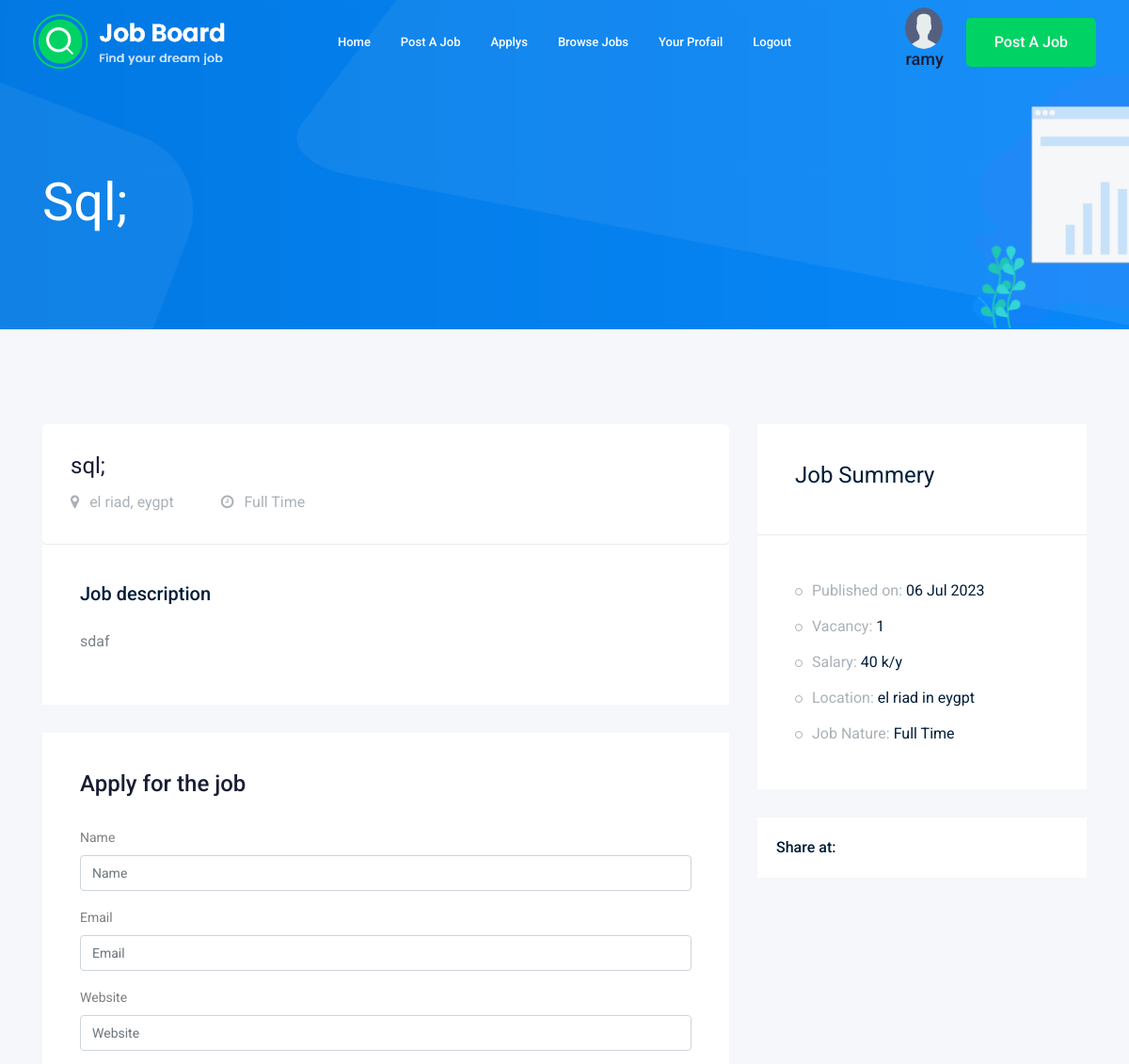
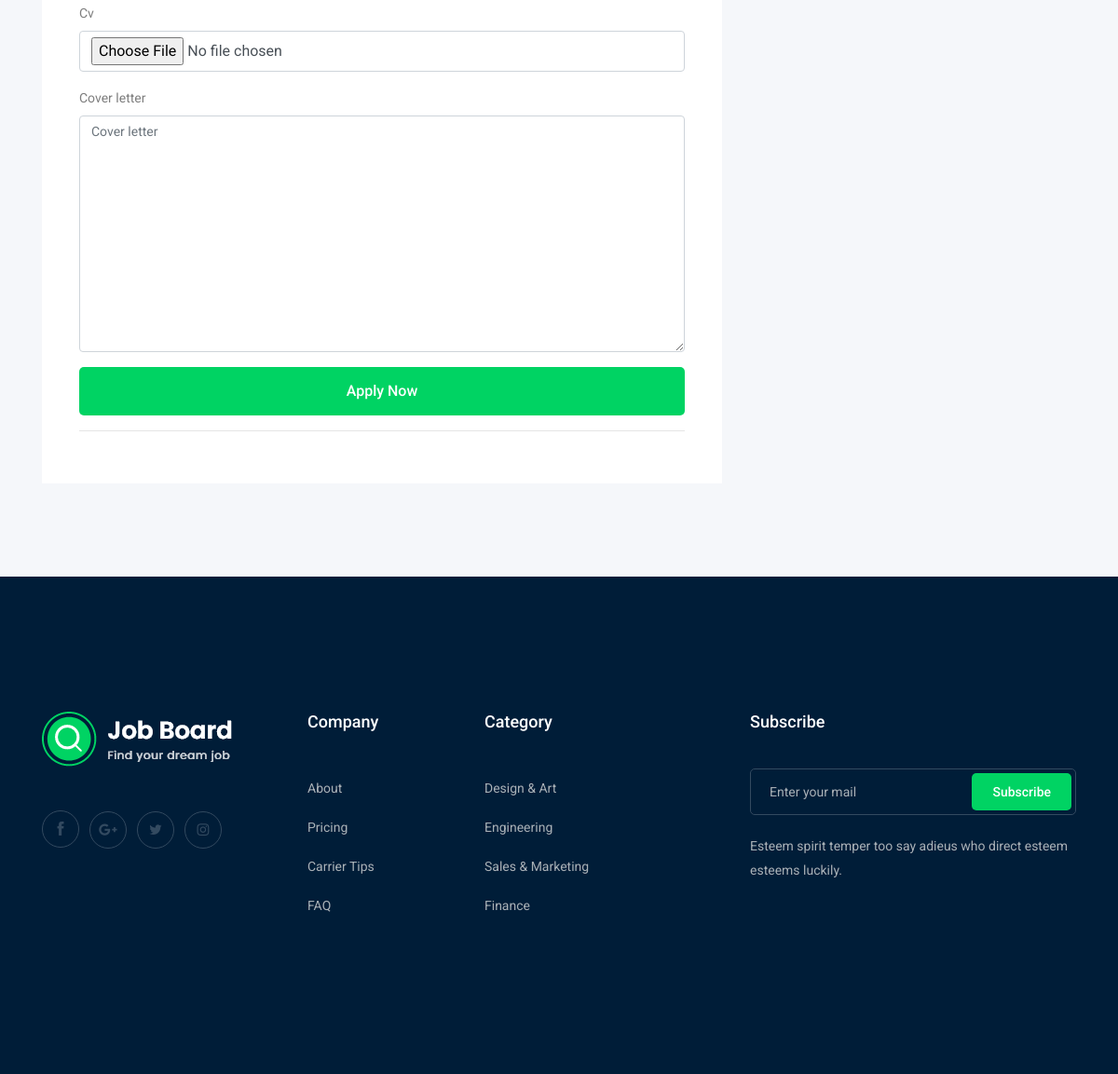
Page /jobs/sql/ (signed in) on the committed database (2 pictures, top to bottom).
### job/models.py (models this page shows, shortened)
class Job (models.Model):
    owner=models.ForeignKey(User, related_name='job_owner', on_delete=models.CASCADE)
    title=models.CharField(max_length=50)
    city = models.CharField(max_length=50)
    Country= models.CharField(max_length=50)
    jop_type=models.CharField(max_length=20,choices=JOB_TYPE)
    description=models.TextField(max_length=1000,default='')
    Published_at=models.DateField(auto_now=True)
    Vacancy=models.IntegerField(max_length=500,default=1)
    Salary=models.IntegerField(default=0)
    experience=models.IntegerField(default=1)
    category=models.ForeignKey('Category',on_delete=models.CASCADE)
    slug=models.SlugField(null=True,blank=True)

### job/views.py (the view)
# urls.py: path('<str:slug>/', views.job_details,name='job_details'),
@login_required
def job_details(request, slug):
    job_details=Job.objects.get(slug=slug)
    if request.method == 'POST':
        form=ApplyForm(request.POST,request.FILES)
        if form.is_valid():
            my_form=form.save(commit=False)
            my_form.job=job_details
            my_form.owner=request.user
            my_form.owner_job=job_details.owner
            my_form=form.save()
            return redirect ('job_list')
    else:
        form=ApplyForm()
    context={"jobs":job_details,'Aform':form}
    return render(request,'job/job_details.html',context)

### job/form.py
class ApplyForm(forms.ModelForm):
    class Meta :
        model=Apply
        fields=['name','email','website','cv','cover_letter']

### job/templates/job/job_details.html (shortened to what this page needs)
{% extends 'base.html' %}
{% load bootstrap4 %}
{% load social_share %}
{% block body %}
<div class="bradcam_area bradcam_bg_1">
    <div class="container">
        <div class="row">
            <div class="col-xl-12">
                <div class="bradcam_text">
                    <h3>{{jobs.title}}</h3>
                </div>
            </div>
        </div>
    </div>
</div>
<div class="job_details_area">
    <div class="container">
        <div class="row">
            <div class="col-lg-8">
                <div class="job_details_header">
                    <div class="single_jobs white-bg d-flex justify-content-between">
                        <div class="jobs_left d-flex align-items-center">
                            <div class="jobs_conetent">
                                <a href="#">
                                    <h4>{{jobs.title}}</h4>
                                </a>
                                <div class="links_locat d-flex align-items-center">
                                    <div class="location">
                                        <p> <i class="fa fa-map-marker"></i> {{jobs.city}}, {{jobs.Country}}</p>
                                    </div>
                                    <div class="location">
                                        <p> <i class="fa fa-clock-o"></i> {{jobs.jop_type}}</p>
                                    </div>
                                </div>
                            </div>
                        </div>
                    </div>
                </div>
                <div class="descript_wrap white-bg">
                    <div class="single_wrap">
                        <h4>Job description</h4>
                        <p> {{jobs.description}} </p>
                    </div>
                </div>
                <div class="apply_job_form white-bg">
                    {% if request.user == jobs.owner %}
                    <a href="{% url 'delete_job' jobs.slug  %}" class="boxed-btn3 w-100">Delete</a>
                    <hr>
                    <form method="post">
                        <a href="{% url 'edit_job' jobs.slug %}" class="boxed-btn3 w-100" >Edit</a>
                    </form>
                    {% else %}
                    <h4>Apply for the job</h4>
                        <form method='POST' enctype="multipart/form-data">
                            {% bootstrap_form Aform %}
                            {% buttons %}
                            <button class="boxed-btn3 w-100" type="submit">Apply Now</button>
                            <hr>
                            {% endbuttons %}
                        </form>
                    {% endif %}
                </div>
            </div>
            <div class="col-lg-4">
                <div class="job_sumary">
                    <div class="summery_header">
                        <h3>Job Summery</h3>
                    </div>
                    <div class="job_content">
                        <ul>
                            <li>Published on: <span>{{jobs.Published_at|date:"d M o"}}</span></li>
                            <li>Vacancy: <span>{{jobs.Vacancy}}</span></li>
                            <li>Salary: <span>{{jobs.Salary}} k/y</span></li>
                            <li>Location: <span> {{jobs.city}} in {{jobs.Country}} </span></li>
                            <li>Job Nature: <span> {{jobs.jop_type}}</span></li>
                        </ul>
                    </div>
                </div>
                <div class="share_wrap d-flex">
                    <span>Share at:</span>
                    <ul>
                    </ul>
                </div>
            </div>
        </div>
    </div>
</div>
{% endblock body %}

### templates/base.html (shortened to what this page needs)
{% load static %}
<!doctype html>
<html class="no-js" lang="zxx">
<head>
    <link rel="stylesheet" href="{% static 'css/bootstrap.min.css' %}">
    <link rel="stylesheet" href="{% static 'css/owl.carousel.min.css' %}">
    <link rel="stylesheet" href="{% static 'css/magnific-popup.css' %}">
    <link rel="stylesheet" href="{% static 'css/font-awesome.min.css' %}">
    <link rel="stylesheet" href="{% static 'css/themify-icons.css' %}">
    <link rel="stylesheet" href="{% static 'css/nice-select.css' %}">
    <link rel="stylesheet" href="{% static 'css/flaticon.css' %}">
    <link rel="stylesheet" href="{% static 'css/jquery-ui.css' %}">
    <link rel="stylesheet" href="{% static 'css/gijgo.css' %}">
    <link rel="stylesheet" href="{% static 'css/animate.min.css' %}">
    <link rel="stylesheet" href="{% static 'css/slicknav.css' %}">
    <link rel="stylesheet" href="{% static 'css/style.css' %}">
</head>
<body>
    <header>
        <div class="header-area ">
            <div id="sticky-header" class="main-header-area">
                <div class="container-fluid ">
                    <div class="header_bottom_border">
                        <div class="row align-items-center">
                            <div class="col-xl-3 col-lg-2">
                                <div class="logo">
                                    <a href="index.html">
                                        <img src="img/logo.png" alt="">
                                    </a>
                                </div>
                            </div>
                            <div class="col-xl-6 col-lg-7">
                                <div class="main-menu  d-none d-lg-block">
                                    <nav>
                                        <ul id="navigation">
                                            <li><a href="/">home</a></li>
                                            <li><a href="{% url 'add_job' %}"> Post A Job</a></li>
                                            <li><a href="{% url 'applys' %}"> applys</a></li>
                                            <li><a href={% url 'job_list' %}>Browse Jobs</a></li>
                                            {% if request.user.is_authenticated %}
                                            <li><a href={% url 'profile' %}>Your Profail</a></li>
                                            <li><a href={% url 'logout' %}>logout</a></li>
                                            {% else %}
                                            <li><a href={% url 'contact' %}>contact with me</a></li>
                                            <li><a href={% url 'login' %}>login</a></li>
                                            {% endif %}
                                        </ul>
                                    </nav>
                                </div>
                            </div>
                            {% if request.user.is_authenticated %}
                            <div class="col-xl-3 col-lg-3 d-none d-lg-block">
                                <div class="Appointment">
                                    <div class="phone_num d-none d-xl-block">
                                        <div class="phone_num d-none d-xl-block">
                                            {% if user.profile.imag %}
                                            <a href="{% url 'profile' %}">
                                                <img src="{{user.profile.imag.url}}" class="rounded-circle" width="40px"
                                                    height="44">
                                            </a>
                                            {% else %}
                                            <a href="{% url 'profile' %}">
                                                <img src="{% static 'img/z55.png' %}" class="rounded-circle"
                                                    width="40px" height="44">
                                            </a>
                                            {% endif %}
                                            <a href={% url 'profile' %}>
                                                <h4>{{user}}</h4>
                                        </div>
                                    </div>
                                    {% endif %}
                                    <div class="d-none d-lg-block">
                                        <a class="boxed-btn3" href="{% url 'add_job' %}">Post a Job</a>
                                    </div>
                                </div>
                            </div>
                            <div class="col-12">
                            </div>
                        </div>
                    </div>
                </div>
            </div>
    </header>
    {% block body %}
    {% endblock body %}
    <footer class="footer">
        <div class="footer_top">
            <div class="container">
                <div class="row">
                    <div class="col-xl-3 col-md-6 col-lg-3">
                        <div class="footer_widget wow fadeInUp" data-wow-duration="1s" data-wow-delay=".3s">
                            <div class="footer_logo">
                                <a href="#">
                                    <img src="img/logo.png" alt="">
                                </a>
                            </div>
                            <div class="socail_links">
                                <ul>
                                    <li>
                                        <a href="#">
                                            <i class="ti-facebook"></i>
                                        </a>
                                    </li>
                                    <li>
                                        <a href="#">
                                            <i class="fa fa-google-plus"></i>
                                        </a>
                                    </li>
                                    <li>
                                        <a href="#">
                                            <i class="fa fa-twitter"></i>
                                        </a>
                                    </li>
                                    <li>
                                        <a href="#">
                                            <i class="fa fa-instagram"></i>
                                        </a>
                                    </li>
                                </ul>
                            </div>
                        </div>
                    </div>
                    <div class="col-xl-2 col-md-6 col-lg-2">
                        <div class="footer_widget wow fadeInUp" data-wow-duration="1.1s" data-wow-delay=".4s">
                            <h3 class="footer_title">
                                Company
                            </h3>
                            <ul>
                                <li><a href="#">About </a></li>
                                <li><a href="#"> Pricing</a></li>
                                <li><a href="#">Carrier Tips</a></li>
                                <li><a href="#">FAQ</a></li>
                            </ul>
                        </div>
                    </div>
                    <div class="col-xl-3 col-md-6 col-lg-3">
                        <div class="footer_widget wow fadeInUp" data-wow-duration="1.2s" data-wow-delay=".5s">
                            <h3 class="footer_title">
                                Category
                            </h3>
                            <ul>
                                <li><a href="#">Design & Art</a></li>
                                <li><a href="#">Engineering</a></li>
                                <li><a href="#">Sales & Marketing</a></li>
                                <li><a href="#">Finance</a></li>
                            </ul>
                        </div>
                    </div>
                    <div class="col-xl-4 col-md-6 col-lg-4">
                        <div class="footer_widget wow fadeInUp" data-wow-duration="1.3s" data-wow-delay=".6s">
                            <h3 class="footer_title">
                                Subscribe
                            </h3>
                            <form action="#" class="newsletter_form">
                                <input type="text" placeholder="Enter your mail">
                                <button type="submit">Subscribe</button>
                            </form>
                            <p class="newsletter_text">Esteem spirit temper too say adieus who direct esteem esteems
                                luckily.</p>
                        </div>
                    </div>
                </div>
            </div>
        </div>
        <div class="copy-right_text wow fadeInUp" data-wow-duration="1.4s" data-wow-delay=".3s">
            <div class="container">
                <div class="row">
                    <div class="col-xl-12">
                    </div>
                </div>
            </div>
        </div>
    </footer>
</body>
</html>

### rows in the picture
Job: title "Sql;", title "sql;", city "el riad", Country "eygpt", jop_type "Full Time", description "sdaf", Published_at "06 Jul 2023", Vacancy "1", Salary "40"

### other values in the picture
{{ user }} "ramy"
